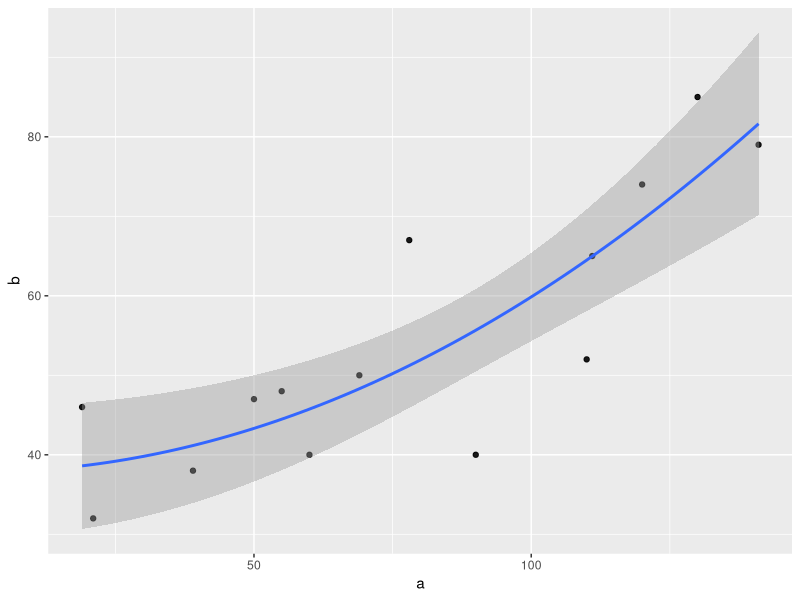

Write R code to recreate this figure.
#------------------Polynomial Regression------------------

install.packages("ggplot2")
library("ggplot2")
a=c(21,19,39,50,60,55,78,69,90,110,111,120,130,141)

b = c(32,46,38,47,40,48,67,50,40,52,65,74,85,79)

f = data.frame(a,b)

ggplot(f, aes(y=b, x=a)) +
  geom_point(alpha = .9) +
  stat_smooth(method = "lm", formula = y ~ I(x^2))
